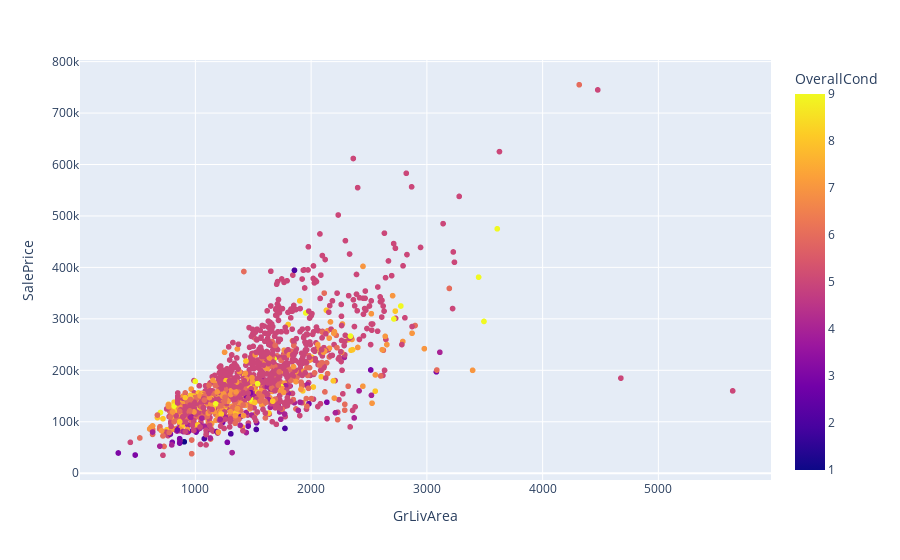

The notebook cell this image was saved under:
### Markdown cell above
'OverallCond' is rating of overall material and finishing condition (1 to 10), while 'GrLivArea' is 'above grade (ground) living area square feet'. In scatter plot below, Y axis is the 'SalePrice', X axis is the 'GrLivArea' and the color intensity follow the 'OverallCond'. It is clear that with larger above grade living area and better overall condition, the sale price is higher.

### Code cell
fig = px.scatter(df_tr, x='GrLivArea',y='SalePrice',color='OverallCond')
fig.show()

### Figure 1 — Plotly figure (JSON) as saved in the notebook; plotly's stock layout.template omitted (floating-point values rounded to 4 significant figures; data arrays with more than 128 entries replaced by an {"elided": "..."} marker saying what was removed)
{"data": [{"hovertemplate": "GrLivArea=%{x}<br>SalePrice=%{y}<br>OverallCond=%{marker.color}<extra></extra>", "legendgroup": "", "marker": {"color": {"elided": "1460 int values"}, "coloraxis": "coloraxis", "symbol": "circle"}, "mode": "markers", "name": "", "showlegend": false, "type": "scattergl", "x": {"elided": "1460 int values"}, "xaxis": "x", "y": {"elided": "1460 int values"}, "yaxis": "y"}], "layout": {"coloraxis": {"colorbar": {"title": {"text": "OverallCond"}}, "colorscale": [[0, "#0d0887"], [0.1111, "#46039f"], [0.2222, "#7201a8"], [0.3333, "#9c179e"], [0.4444, "#bd3786"], [0.5556, "#d8576b"], [0.6667, "#ed7953"], [0.7778, "#fb9f3a"], [0.8889, "#fdca26"], [1, "#f0f921"]]}, "legend": {"tracegroupgap": 0}, "margin": {"t": 60}, "xaxis": {"anchor": "y", "domain": [0, 1], "title": {"text": "GrLivArea"}}, "yaxis": {"anchor": "x", "domain": [0, 1], "title": {"text": "SalePrice"}}}}
